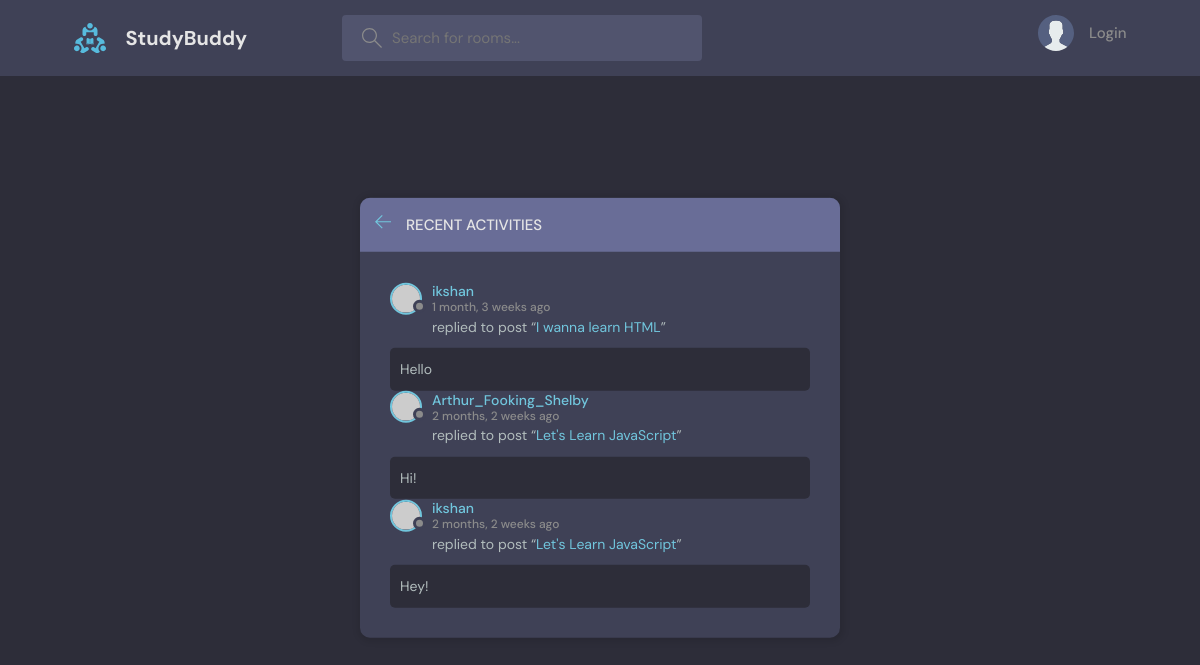
The page /activities/ on the database as committed earlier.
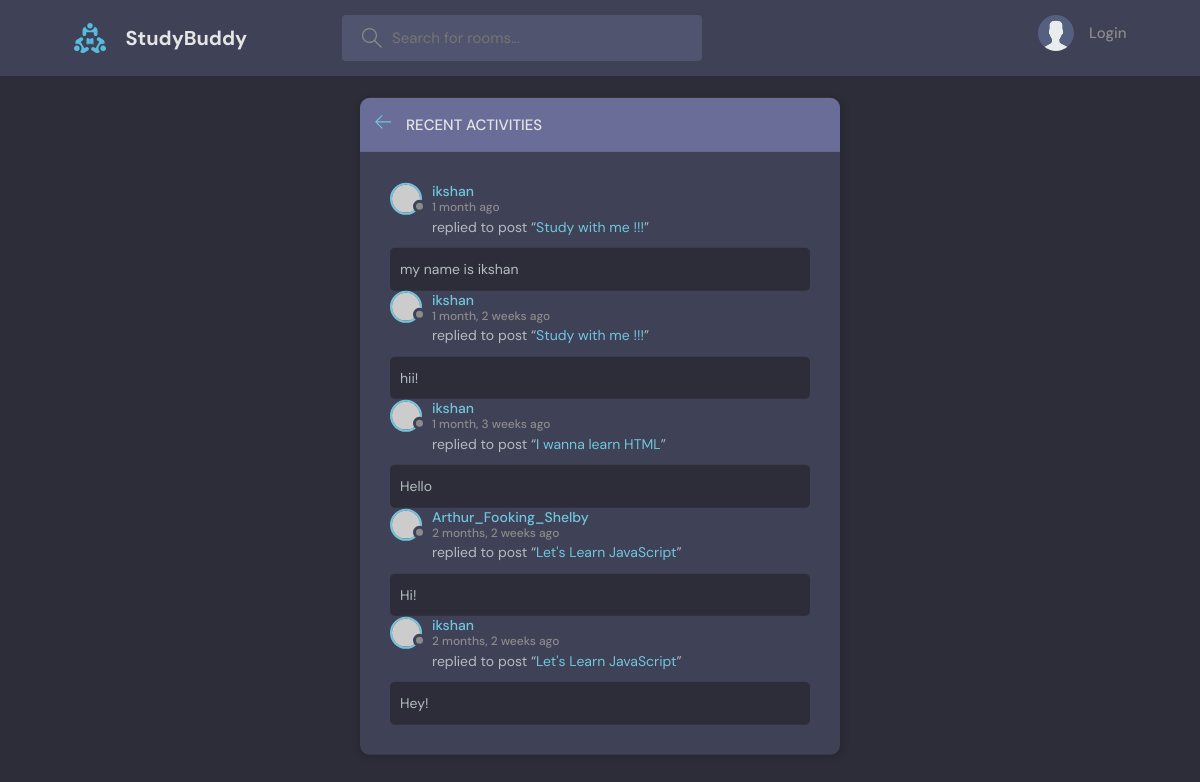
The same page on the database as committed later.
### base/models.py (models this page shows, shortened)
class Message(models.Model): #the chatbot messages model
    user = models.ForeignKey(User, on_delete=models.CASCADE)
    room =  models.ForeignKey(Room, on_delete=models.CASCADE) #this establishes a relationship between the parent model i.e the room and a child model which in this case is the message model, and ondelete we are cascading it i.e deleting all the messages if a room is deleted
    body = models.TextField()
    updated = models.DateTimeField(auto_now=True)
    created = models.DateTimeField(auto_now_add=True)
    class Meta:
        ordering = ['-updated','-created']

class Room(models.Model):
    host = models.ForeignKey(User, on_delete=models.SET_NULL, null=TRUE)
    topic = models.ForeignKey(Topic, on_delete=models.SET_NULL, null=TRUE)# A room can have only one topic
    name=models.CharField(max_length=200)
    description=models.TextField(null=True, blank = True) #black =true means that if we make it a form then this feild can still be empty and not give any error
    participants =  models.ManyToManyField(User, related_name='participants', blank=True) #we are creating a many to many field
    updated= models.DateTimeField(auto_now=True) # auto now = true takes a snapshot everytime we save
    created = models.DateTimeField(auto_now_add=True)# auto now add= true takes only the snapshot at the first instance and after that even if we save again, it wont take another snapshot
    class Meta:
        ordering = ['-updated','-created'] #we do this to make sure that when we opst anything using the room_frm, the newst thingy comes at the top

### base/views.py (the view)
# urls.py: path('activities/',views.activityPage,name="activities"),
def activityPage(request):
    room_messages=Message.objects.all()
    context={'room_messages':room_messages}
    return render(request,'base/activity.html',context)

### base/templates/base/activity.html (shortened to what this page needs)
{% extends 'main.html' %}
{% block content %}
  <main class="layout">
    <div class="container">
      <div class="layout__box">
        <div class="layout__boxHeader">
          <div class="layout__boxTitle">
            <a href="{{request.META.HTTP_REFERER}} %}">
              <svg version="1.1" xmlns="http://www.w3.org/2000/svg" width="32" height="32" viewBox="0 0 32 32">
                <title>arrow-left</title>
                <path
                  d="M13.723 2.286l-13.723 13.714 13.719 13.714 1.616-1.611-10.96-10.96h27.625v-2.286h-27.625l10.965-10.965-1.616-1.607z"
                ></path>
              </svg>
            </a>
            <h3>Recent Activities</h3>
          </div>
        </div>
        <div class="activities-page layout__body">
          {% for message in room_messages %}
            <div class="activities__boxHeader roomListRoom__header">
              <a href="{% url 'user-profile' message.user.id %}" class="roomListRoom__author">
                <div class="avatar avatar--small">
                  <img src="https://randomuser.me/api/portraits/women/11.jpg" />
                </div>
                <p>
                  {{message.user}}
                  <span>{{message.created|timesince}} ago</span>
                </p>
              </a>
            </div>
            <div class="activities__boxContent">
              <p>
                replied to post “<a href="{% url 'room' message.room.id %}">{{message.room.name}}</a
                >”
              </p>
              <div class="activities__boxRoomContent">
                {{message.body}}
              </div>
            </div>
          {% endfor %}
        </div>
      </div>
    </div>
  </main>
{% endblock content %}

Rows that differ between the two databases and show on the page:
added Message: user "ikshan", created "1 month", room.name "Study with me !!!", body "my name is ikshan"
added Message: user "ikshan", created "1 month, 2 weeks", room.name "Study with me !!!", body "hii!"
